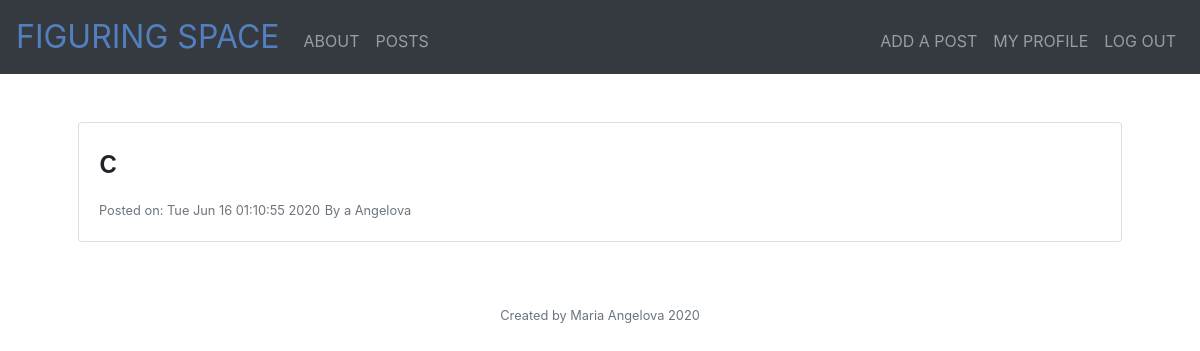
The app's page /post/6 (signed in), older data.
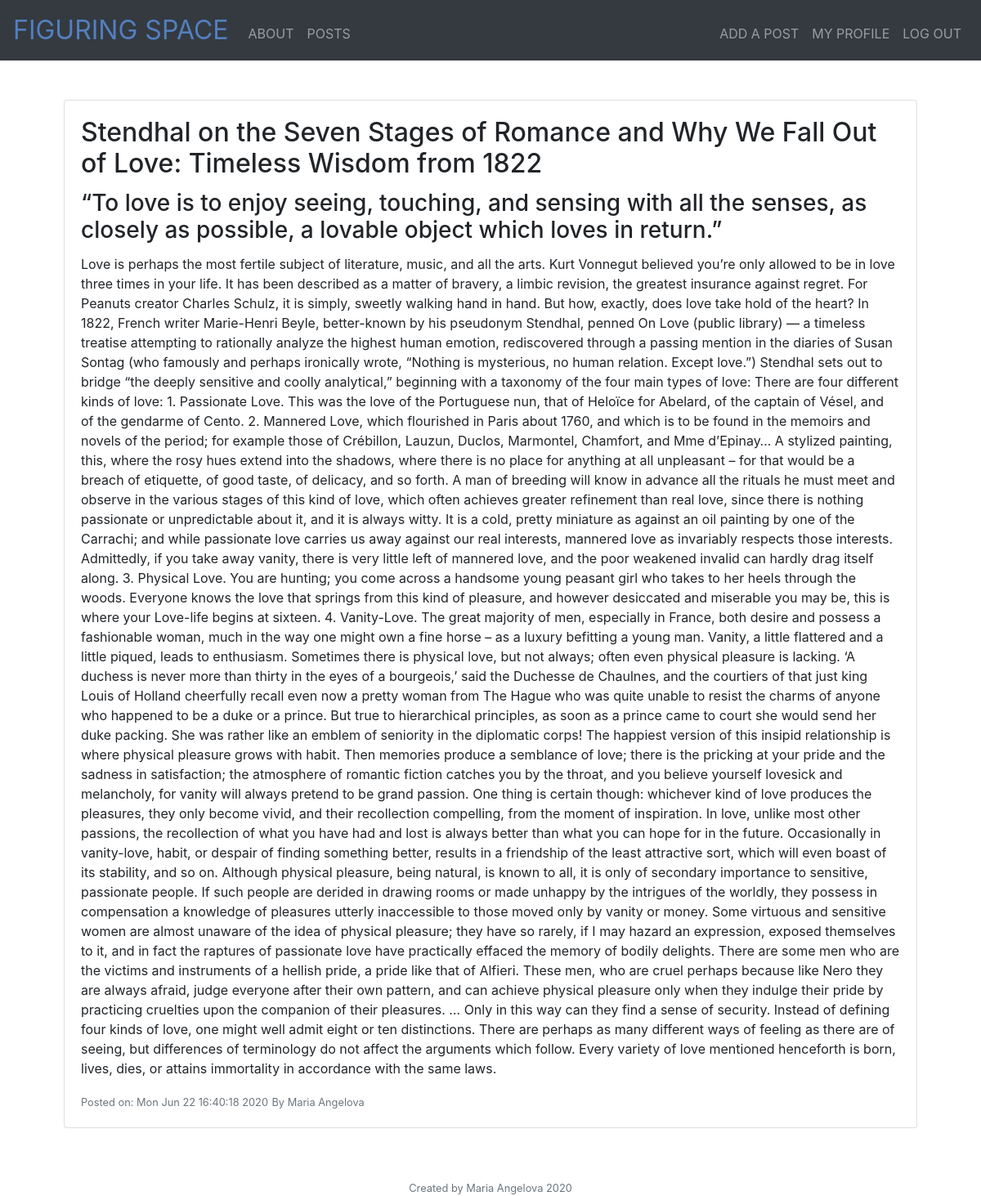
The same page, newer data.
### models.py (models this page shows, shortened)
class Post(db.Model):
    id = db.Column(db.Integer, primary_key=True)
    title = db.Column(db.String(50))
    subtitle = db.Column(db.String(50))
    date_posted = db.Column(db.DateTime)
    content = db.Column(db.Text)
    author = db.Column(db.Integer, db.ForeignKey("user.id"))
    categories = db.relationship("Category", secondary='categories', backref=db.backref('posts', lazy='dynamic'))

class User(db.Model):
    id = db.Column(db.Integer, primary_key=True)
    first_name = db.Column(db.String(50))
    last_name = db.Column(db.String(50))
    email = db.Column(db.String(50))
    password = db.Column(db.String(20))
    registered = db.Column(db.DateTime)
    posts = db.relationship("Post", backref='user')

### app.py (the view)
@app.route('/post/<id>')
@login_required
def post(id):
    post = Post.query.filter_by(id=id).first()
    author = User.query.filter_by(id=post.author).first()
    return render_template("post.html", post=post, author=author)

### app.py (called while the page is built)
@app.after_request
def after_request(response):
    response.headers["Cache-Control"] = "no-cache, no-store, must-revalidate"
    response.headers["Expires"] = 0
    response.headers["Pragma"] = "no-cache"
    return response

### helper.py (called while the page is built)
def login_required(f):
    @wraps(f)
    def decorated_function(*args, **kwargs):
        if session.get("user_id") is None:
            return redirect("/login")
        return f(*args, **kwargs)
    return decorated_function

### templates/post.html
{% extends "layout.html" %} {% block main %}
<div class="card mb-3">
  <div class="card-body" style="text-align: left;">
    <h2 class="card-title">{{post.title}}</h2>
    <h3 class="card-title">{{post.subtitle}}</h3>
    <p class="card-text">
      {{post.content}}
    </p>
    <p class="card-text">
      <small class="text-muted"
        >Posted on: {{post.date_posted.strftime("%c")}}</small
      >
      <small class="text-muted"
        >By {{author.first_name}} {{author.last_name}}</small
      >
    </p>
  </div>
</div>
{% endblock %}

### templates/layout.html (shortened to what this page needs)
<!DOCTYPE html>
<html lang="en">
  <head>
    <link
      href="https://maxcdn.bootstrapcdn.com/bootstrap/4.1.3/css/bootstrap.min.css"
      rel="stylesheet"
    />
    <link href="./static/style.css" rel="stylesheet" />
  </head>
  <body>
    <nav class="navbar navbar-expand-md navbar-dark bg-dark">
      <a class="navbar-brand" href="/"
        ><span class="blue">FIGURING SPACE</span></a
      >
      <div class="collapse navbar-collapse" id="navbar">
        {% if session.user_id %}
        <ul class="navbar-nav mr-auto mt-2">
          <li class="nav-item"><a class="nav-link" href="/about">ABOUT</a></li>
          <li class="nav-item">
            <a class="nav-link" href="/posts">POSTS</a>
          </li>
        </ul>
        <ul class="navbar-nav ml-auto mt-2">
          <li class="nav-item">
            <a class="nav-link" href="/add-post">ADD A POST</a>
          </li>
          <li class="nav-item">
            <a class="nav-link" href="/myprofile">MY PROFILE</a>
          </li>
          <li class="nav-item">
            <a class="nav-link" href="/logout">LOG OUT</a>
          </li>
        </ul>
        {% endif %}
      </div>
    </nav>
    <main class="container p-5">
      {% block main %}{% endblock %}
    </main>
    <footer class="small text-center text-muted">
      Created by Maria Angelova 2020
    </footer>
  </body>
</html>

### static/style.css (style rules this page uses)
nav .navbar-brand { font-size: xx-large; }
ul { display: inline-block; }
nav .navbar-brand .blue { color: #537fbe; }
main { overflow-x: auto; text-align: center; }

Row changes from the older to the newer data that the page shows:
changed Post: title "c" → "Stendhal on the Seven Stages of Romance and Why We Fall Out of Love: Timeless Wisdom from 1822"; subtitle (not shown) → "“To love is to enjoy seeing, touching, and sensing with all the senses, as closely as possible, a lovable object which loves in return.”"; content (not shown) → "Love is perhaps the most fertile subject of literature, music, and all the arts. Kurt Vonnegut believed you’re only allowed to be in love three times in your life. It has been described as a matter of bravery, a limbic revision, the greatest insurance against regret. For Peanuts creator Charles Schulz, it is simply, sweetly walking hand in hand. But how, exactly, does love take hold of the heart? In 1822, French writer Marie-Henri Beyle, better-known by his pseudonym Stendhal, penned On Love (public library) — a timeless treatise attempting to rationally analyze the highest human emotion, rediscovered through a passing mention in the diaries of Susan Sontag (who famously and perhaps…"; date_posted "Tue Jun 16 01:10:55 2020" → "Mon Jun 22 16:40:18 2020"
changed User "Angelova": first_name "a" → "Maria"
